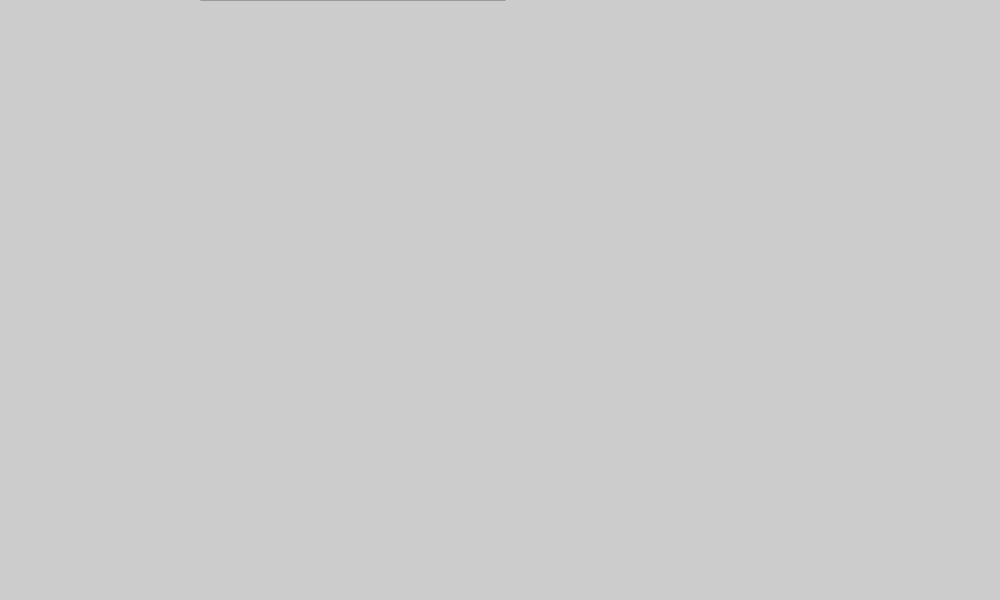
Frame 1 (no input)
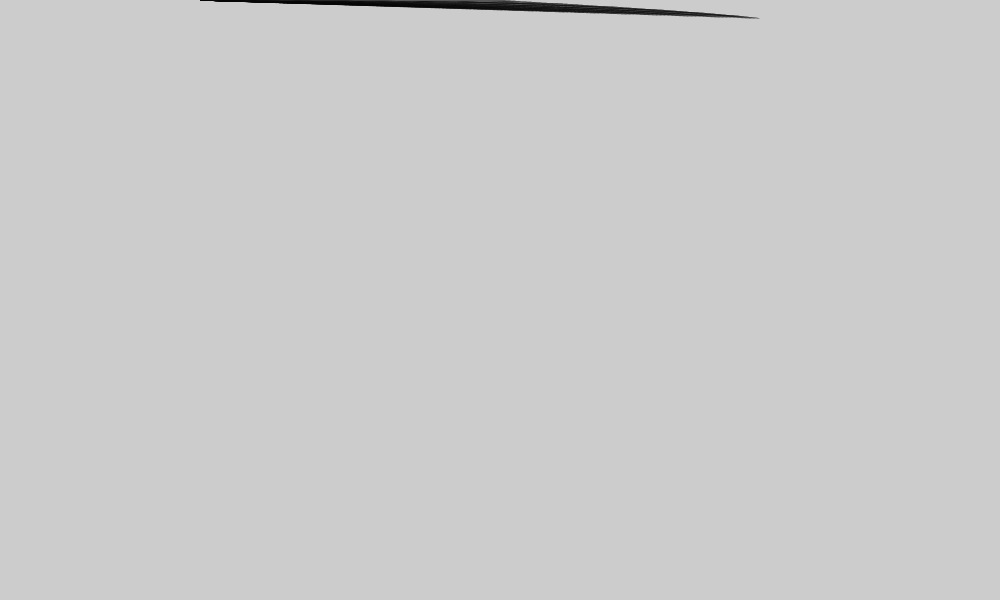
Frame 60 (the mouse pressed at the canvas centre just before this capture)
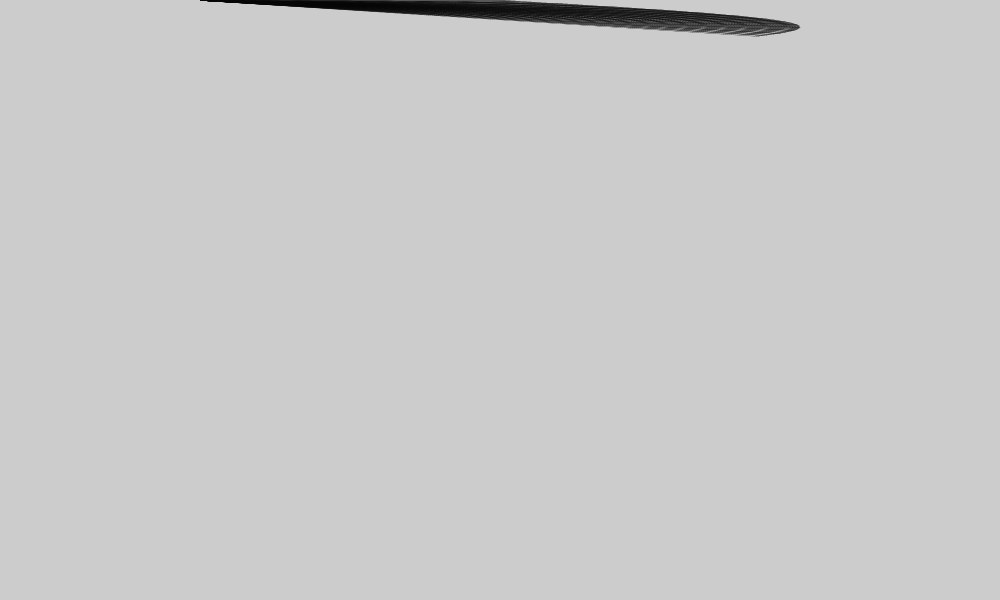
Frame 120 (the mouse held since frame 60 and released just before this capture)

The Processing sketch that drew these frames (run headless with seeded random() and noise(); from frame 60 on, the mouse is pressed at the canvas centre):

// Processing sketch: Sine_Flower_in_a_cycle
// ── Sine_Flower_in_a_cycle.pde
void setup(){
  size(1000,600);
  frameRate(5000);
}
float i=0;
boolean m=true;
void draw(){
  translate(200,0);
  scale(0.3);
  stroke(5);
  if (m==true){
    i++;
    if (i>2000){
      m=false;
    }
  }else{
    i--;
    if (i<0){
      m=true;
    }
  }
  float xy =((sin(radians(i))+cos(radians(i)))*(sin(radians(i))+cos(radians(i))));
  //line(1000,1000+i,i*sin(((radians(i))))+1000,i);
  line(xy,xy,1000*sin(((radians(i))))+1000,i);
}
